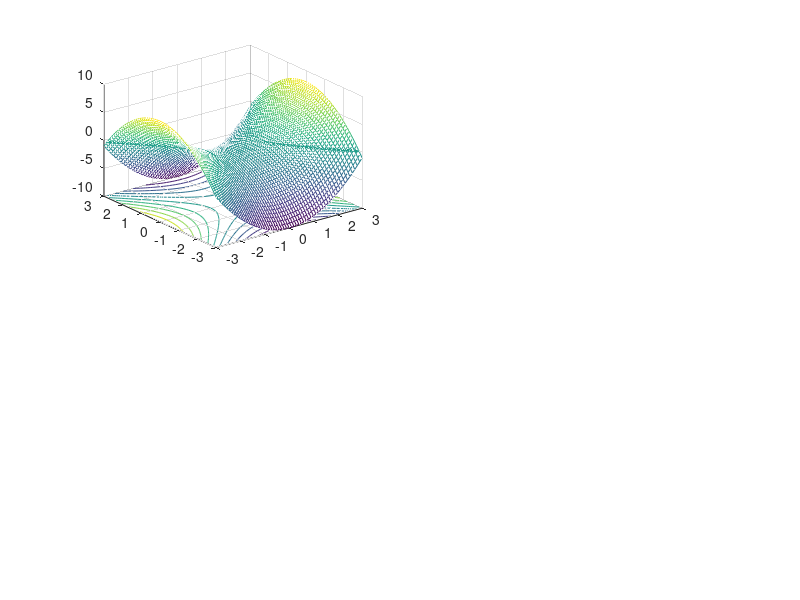

Write MATLAB code to recreate this figure. (Note: this script raises an error after producing the figure.)
clear all
close
clc
%set(0,'DefaultFigureWindowStyle','docked')

% devo trovare le radici del seguente sistema di funzioni non lineari

f1=@(x1,x2)x1.^2-x2.^2-1;
f2=@(x1,x2)x1.^2+x2.^2-2*x1-3;
[x,y]=meshgrid(-3:0.1:3);

z1=f1(x,y);
z2=f2(x,y);

% rappresento la prima funzione
figure(1)
subplot(2,2,1);
meshc(x,y,z1);hold on;
contour(x,y,z1,[0,0],'LineWidth',2,'color','k')
xlabel('x1')
ylabel('x2')
title('f_1(x_1,x_2)')

%rappresento la seconda funzione
subplot(2,2,2);
meshc(x,y,z2);hold on;
contour(x,y,z2,[0,0],'LineWidth',2,'color','k')
xlabel('x1')
ylabel('x2')
title('f_2(x_1,x_2)')

% rappresento i contorni delle due funzioni a quota z=0 per individuare le
% intersezioni graficamente


subplot(2,2,3);
contour(x,y,z1,[0,0],'Linewidth',2,'color','b') % rappresento la contour a quota 0
hold on
contour(x,y,z2,[0,0],'Linewidth',2,'color','r') % rappresento la contour a quota 0
xlabel('x_1')
ylabel('x_2')
axis equal
grid on

%% --------------------------------------------------------------------------

% ora devo trovare numericamente le soluzioni
% calcolo la jacobiana
% syms x1 x2
% f_s=[x1^2-x2^2-1;
%        x1^2+x2^2-2*x1-3];
% Jf_s=jacobian(f_s,[x1,x2])
% % Jf =
% % [    2*x1, -2*x2]
% % [2*x1 - 2,  2*x2]

% definisco la funzione vettoriale
f=@(x)[x(1)^2-x(2)^2-1;
       x(1)^2+x(2)^2-2*x(1)-3];
% definisco la matrice Jacobiana
Jf=@(x)[2*x(1), -2*x(2);
        2*x(1)-2, 2*x(2)];


x0=[1;1]; % punto iniziale

tol=1e-6;
kmax=50;

[zero1,res1,k1,ERR1]=newtonsys(f,Jf,x0,tol,kmax)
plot(zero1(1),zero1(2),'o','MarkerFaceColor','k')
%Il metodo converge in 6 iterazioni con un residuo pari a 4.440892e-16
% zero1 =
%     2.0000
%     1.7321
% 
% res1 =   4.4409e-16
% 
% k1 =     6

x0=[1;-2];
 [zero2,res2,k2,ERR2]=newtonsys(f,Jf,x0,tol,kmax)
 plot(zero2(1),zero2(2),'o','MarkerFaceColor','k') % convergenza alla radice in basso a  destra

% guarda output

x0=[-2;-1];
[zero3,res3,k3,ERR3]=newtonsys(f,Jf,x0,tol,kmax)
plot(zero3(1),zero3(2),'o','MarkerFaceColor','k') % convergenza alla radice di sinistra

% guarda output

%--------------------------------------------------------------------------

% devo rappresentare gli errori
subplot(2,2,4)
semilogy((0:k1)',ERR1,'Linewidth',2,'Displayname','radice in alto a dx')
legend('-dynamiclegend')
hold on
semilogy((0:k2)',ERR2,'Linewidth',2,'Displayname','radice in basso a dx')
semilogy((0:k3)',ERR3,'Linewidth',2,'Displayname','radice a sx')
grid on
xlabel('k')
ylabel('errori')


%% --------------------------------------------------------------------------

% posso utilizzare il metodo di Broyden, che non è altro che il metodo di
% Newton generalizzato
B0=eye(2)

fprintf('utilizzo il metodo di Broyden\n')
x0=[1;1]; 
[ZERO,RES,NITER,ERR]=broyden(f,B0,x0,tol,kmax) 



% ZERO =
%     2.0000
%    -1.7321
% RES =
%    5.1556e-08
% NITER =
%     14
ERR(end)    %   2.0552e-07


% confronto con il metodo di newton
% zero1 =
%     2.0000
%     1.7321
% 
% res1 =   4.4409e-16
% 
% k1 =     6

%NB osservo che Newton ha un residuo minore rispetto a Broyden

% ripeto per le altre radici

%% --------------------------------------------------------------------------
% provo a risolvere con matlab

syms x1 x2
f_s=[x1^2-x2^2-1;
        x1^2+x2^2-2*x1-3];
zero_s=solve(f_s,[x1 x2])
zero1=double([zero_s.x1(1) zero_s.x2(1)])
zero2=double([zero_s.x1(2) zero_s.x2(2)])
zero2=double([zero_s.x1(3) zero_s.x2(3)])

% zero1 =
%     -1     0
% zero2 =
%    2.0000e+00   1.7321e+00
% zero2 =
%    2.0000e+00  -1.7321e+00
